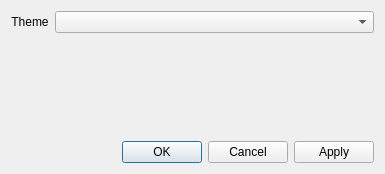
<?xml version="1.0" encoding="UTF-8"?>
<ui version="4.0">
 <class>Preferences</class>
 <widget class="QDialog" name="Preferences">
  <property name="geometry">
   <rect>
    <x>0</x>
    <y>0</y>
    <width>385</width>
    <height>174</height>
   </rect>
  </property>
  <property name="windowTitle">
   <string>Dialog</string>
  </property>
  <layout class="QVBoxLayout" name="verticalLayout">
   <item>
    <layout class="QFormLayout" name="formLayout">
     <property name="labelAlignment">
      <set>Qt::AlignLeading|Qt::AlignLeft|Qt::AlignVCenter</set>
     </property>
     <property name="formAlignment">
      <set>Qt::AlignHCenter|Qt::AlignTop</set>
     </property>
     <item row="0" column="0">
      <widget class="QLabel" name="label">
       <property name="text">
        <string>Theme</string>
       </property>
       <property name="alignment">
        <set>Qt::AlignCenter</set>
       </property>
      </widget>
     </item>
     <item row="0" column="1">
      <widget class="QComboBox" name="comboBox">
       <property name="sizePolicy">
        <sizepolicy hsizetype="Preferred" vsizetype="Fixed">
         <horstretch>0</horstretch>
         <verstretch>0</verstretch>
        </sizepolicy>
       </property>
       <property name="sizeAdjustPolicy">
        <enum>QComboBox::AdjustToContents</enum>
       </property>
      </widget>
     </item>
    </layout>
   </item>
   <item>
    <widget class="QDialogButtonBox" name="buttonBox">
     <property name="orientation">
      <enum>Qt::Horizontal</enum>
     </property>
     <property name="standardButtons">
      <set>QDialogButtonBox::Apply|QDialogButtonBox::Cancel|QDialogButtonBox::Ok</set>
     </property>
    </widget>
   </item>
  </layout>
 </widget>
 <resources/>
 <connections>
  <connection>
   <sender>buttonBox</sender>
   <signal>accepted()</signal>
   <receiver>Preferences</receiver>
   <slot>accept()</slot>
   <hints>
    <hint type="sourcelabel">
     <x>248</x>
     <y>254</y>
    </hint>
    <hint type="destinationlabel">
     <x>157</x>
     <y>274</y>
    </hint>
   </hints>
  </connection>
  <connection>
   <sender>buttonBox</sender>
   <signal>rejected()</signal>
   <receiver>Preferences</receiver>
   <slot>reject()</slot>
   <hints>
    <hint type="sourcelabel">
     <x>316</x>
     <y>260</y>
    </hint>
    <hint type="destinationlabel">
     <x>286</x>
     <y>274</y>
    </hint>
   </hints>
  </connection>
 </connections>
</ui>
